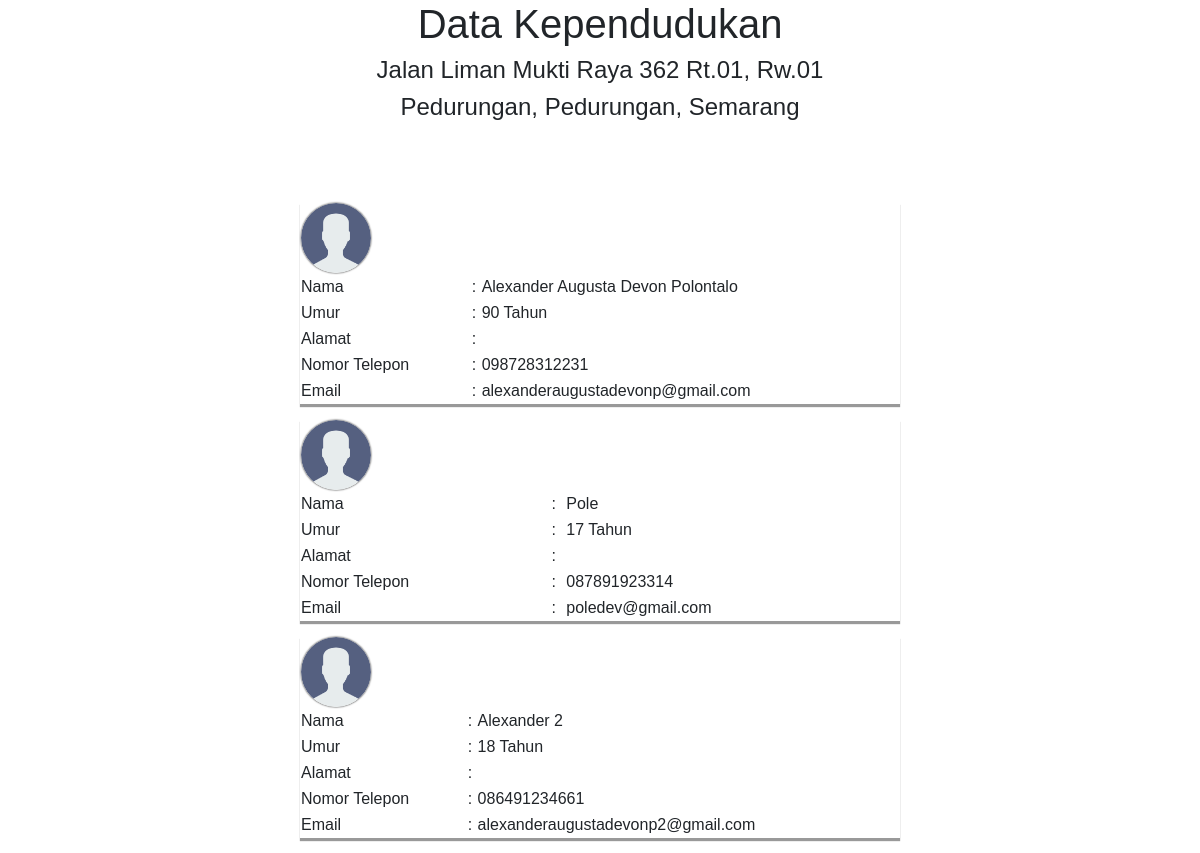
/datapenduduk/index.php (signed in), run on the app's committed database.
### tables this page shows
CREATE TABLE `grup` (
  `id` int(11) NOT NULL,
  `id_grup` varchar(40) NOT NULL,
  `jalan` text NOT NULL,
  `rt` varchar(2) NOT NULL,
  `rw` varchar(2) NOT NULL,
  `kelurahan` varchar(40) NOT NULL,
  `kecamatan` varchar(40) NOT NULL,
  `kota` varchar(40) NOT NULL,
  `kabupaten` varchar(100) NOT NULL,
  `grup_code` varchar(40) NOT NULL,
  `access_code` varchar(225) NOT NULL,
  `type` varchar(2) NOT NULL
);

CREATE TABLE `users_account` (
  `id` int(11) NOT NULL,
  `nama` varchar(50) NOT NULL,
  `email` varchar(110) NOT NULL,
  `password` varchar(225) NOT NULL,
  `no_kk` varchar(55) NOT NULL,
  `jenis_kelamin` varchar(15) NOT NULL,
  `no_tlp` varchar(13) NOT NULL,
  `alamat` varchar(110) NOT NULL,
  `rt` varchar(2) NOT NULL,
  `rw` varchar(2) NOT NULL,
  `status` varchar(20) NOT NULL,
  `user_code` varchar(80) NOT NULL,
  `grup_code` varchar(40) NOT NULL,
  `persetujuan` varchar(6) NOT NULL,
  `tempat_lahir` varchar(50) NOT NULL,
  `tanggal_lahir` date NOT NULL,
  `jentik_code` varchar(40) DEFAULT NULL,
  `account_picture` text DEFAULT NULL,
  `display_mode` varchar(6) NOT NULL,
  `web_code` varchar(30) NOT NULL,
  `create_date` datetime NOT NULL DEFAULT current_timestamp()
);

### config/config_all.php (called while the page is built, shortened)
<?php
include "config.php";
if(isset($_SESSION['myrt4session']) && $_SESSION['myrt4session'] === true){
    if(!empty($_SESSION['email'])){
        $email = $_SESSION['email'];
    }
    $config_query = mysqli_query($conn, "SELECT * FROM users_account WHERE email='$email' ")or die(mysqli_error());
    while($coq = mysqli_fetch_array($config_query)){
        $grup_code_ac = htmlspecialchars($coq['grup_code']);
    }
    if(!empty($grup_code_ac)){
        $grup_config_query = mysqli_query($conn, "SELECT * FROM grup WHERE grup_code='$grup_code_ac' ")or die(mysqli_error($conn));
        while($gcoq = mysqli_fetch_array($grup_config_query)){
            $rt_gp = htmlspecialchars($gcoq['rt']);
            $rw_gp = htmlspecialchars($gcoq['rw']);
            $jalan_gp = htmlspecialchars($gcoq['jalan']);
            $kelurahan_gp = htmlspecialchars($gcoq['kelurahan']);
            $kecamatan_gp = htmlspecialchars($gcoq['kecamatan']);
            $kota_gp = htmlspecialchars($gcoq['kota']);
        }
        if(strlen($rt_gp == 1)){
            $rt_gp = "0".$rt_gp;
        }
        if(strlen($rw_gp == 1)){
            $rw_gp = "0".$rw_gp;
        }
    }
}
?>

### datapenduduk/index.php (the view, shortened to what this page needs)
<?php
    include_once "../config/config_all.php";
    $output = "";
    $get_fam = mysqli_query($conn, "SELECT * FROM users_account WHERE grup_code='$grup_code_ac' ")or die(mysqli_error($conn));
    while($rgf = mysqli_fetch_array($get_fam)){
        $output .= "<table>
                    <tr>
                        <td COLSPAN=3><img style='border-radius: 100%;box-shadow: 0px 0px 2px black;' class='img_acc' src='";
                    if(empty($rgf['account_picture'])){
                        $output .= "../system/icon/user.png";
                    }else{
                        $output .= $rgf['account_picture'];
                    }
        $output .= "'></td>
                    </tr>
                    <tr>
                        <td>Nama</td>
                        <td>:</td>
                        <td>".ucwords($rgf['nama'])."</td>
                    </tr>
                    <tr>
                        <td>Umur</td>
                        <td>:</td>
                        <td>";
                        $birth = new DateTime($rgf['tanggal_lahir']);
                        $today = new DateTime();
                        $diffbirth = $today->diff($birth);
        $output .=      $diffbirth->y;
        $output .=  "    Tahun</td>
                    </tr>
                    <tr>
                        <td>Alamat</td>
                        <td>:</td>
                        <td>".$rgf['alamat']."</td>
                    </tr>
                    <tr>
                        <td>Nomor Telepon</td>
                        <td>:</td>
                        <td>".$rgf['no_tlp']."</td>
                    </tr>
                    <tr>
                        <td>Email</td>
                        <td>:</td>
                        <td>".$rgf['email']."</td>
                    </tr>
                    </table>";
    }
?>
<!DOCTYPE html>
<html lang="en">
<head>
    <link rel="stylesheet" href="../script/bootstrap/css/bootstrap.min.css">
</head>
<body>
<div class="divbody">
    <h1 style='text-align: center;'>Data Kependudukan</h1>
    <h4 style='text-align: center;'><?php echo $jalan_gp; ?> Rt.<?php echo $rt_gp; ?>, Rw.<?php echo $rw_gp; ?></h4>
    <h4 style='text-align: center;'><?php echo $kelurahan_gp; ?>, <?php echo $kecamatan_gp; ?>, <?php echo $kota_gp; ?></h4>
    <br><br><br>
    <div style="width: 100%;">
        <?php echo $output; ?>
    </div>
</div>
</body>
</html>

### datapenduduk/index.php (style rules this page uses)
body, html { font-family: arial; word-break: break-word; }
.divbody { position: relative; width: 600px; margin: auto; }
table { width: 100%; margin-bottom: 15px; box-shadow: 0px 3px 1px #999999; }
.img_acc { width: 70px; height: 70px; }

### data on the page
grup: jalan "Jalan Liman Mukti Raya 362", kelurahan "Pedurungan", kecamatan "Pedurungan", kota "Semarang"
users_account: nama "Alexander Augusta Devon Polontalo", value "90", no_tlp "098728312231", email "alexanderaugustadevonp@gmail.com"
users_account: nama "Pole", value "17", no_tlp "087891923314", email "poledev@gmail.com"
users_account: nama "Alexander 2", value "18", no_tlp "086491234661", email "alexanderaugustadevonp2@gmail.com"

### other printed values
$rt_gp "01"
$rw_gp "01"
